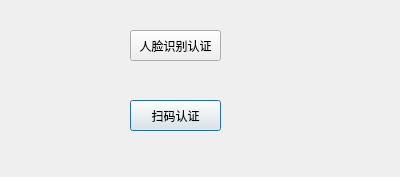
<?xml version="1.0" encoding="UTF-8"?>
<ui version="4.0">
 <class>VerificationDlg</class>
 <widget class="QDialog" name="VerificationDlg">
  <property name="geometry">
   <rect>
    <x>0</x>
    <y>0</y>
    <width>400</width>
    <height>177</height>
   </rect>
  </property>
  <property name="windowTitle">
   <string>VerificationDlg</string>
  </property>
  <widget class="QPushButton" name="ver_qr">
   <property name="geometry">
    <rect>
     <x>130</x>
     <y>100</y>
     <width>91</width>
     <height>31</height>
    </rect>
   </property>
   <property name="text">
    <string>扫码认证</string>
   </property>
  </widget>
  <widget class="QPushButton" name="ver_face">
   <property name="geometry">
    <rect>
     <x>130</x>
     <y>30</y>
     <width>91</width>
     <height>31</height>
    </rect>
   </property>
   <property name="text">
    <string>人脸识别认证</string>
   </property>
  </widget>
 </widget>
 <layoutdefault spacing="6" margin="11"/>
 <resources/>
 <connections/>
</ui>
